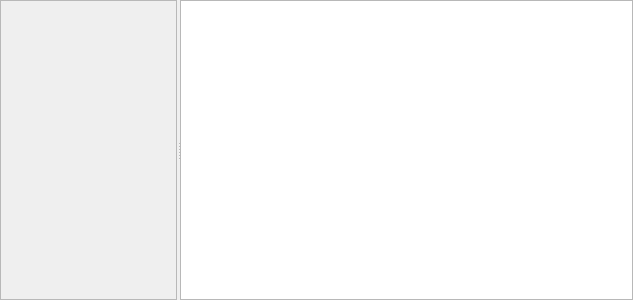
<?xml version="1.0" encoding="UTF-8"?>
<ui version="4.0">
 <class>DrawModelWindow</class>
 <widget class="QWidget" name="DrawModelWindow">
  <property name="geometry">
   <rect>
    <x>0</x>
    <y>0</y>
    <width>633</width>
    <height>300</height>
   </rect>
  </property>
  <property name="windowTitle">
   <string>DrawModelWindow</string>
  </property>
  <layout class="QVBoxLayout" name="verticalLayout">
   <property name="leftMargin">
    <number>0</number>
   </property>
   <property name="topMargin">
    <number>0</number>
   </property>
   <property name="rightMargin">
    <number>0</number>
   </property>
   <property name="bottomMargin">
    <number>0</number>
   </property>
   <item>
    <widget class="QSplitter" name="splitter">
     <property name="orientation">
      <enum>Qt::Horizontal</enum>
     </property>
     <property name="handleWidth">
      <number>3</number>
     </property>
     <property name="childrenCollapsible">
      <bool>false</bool>
     </property>
     <widget class="QFrame" name="frame">
      <property name="frameShape">
       <enum>QFrame::StyledPanel</enum>
      </property>
      <property name="frameShadow">
       <enum>QFrame::Raised</enum>
      </property>
     </widget>
     <widget class="QTableView" name="tableView"/>
    </widget>
   </item>
  </layout>
 </widget>
 <layoutdefault spacing="6" margin="11"/>
 <resources/>
 <connections/>
</ui>
